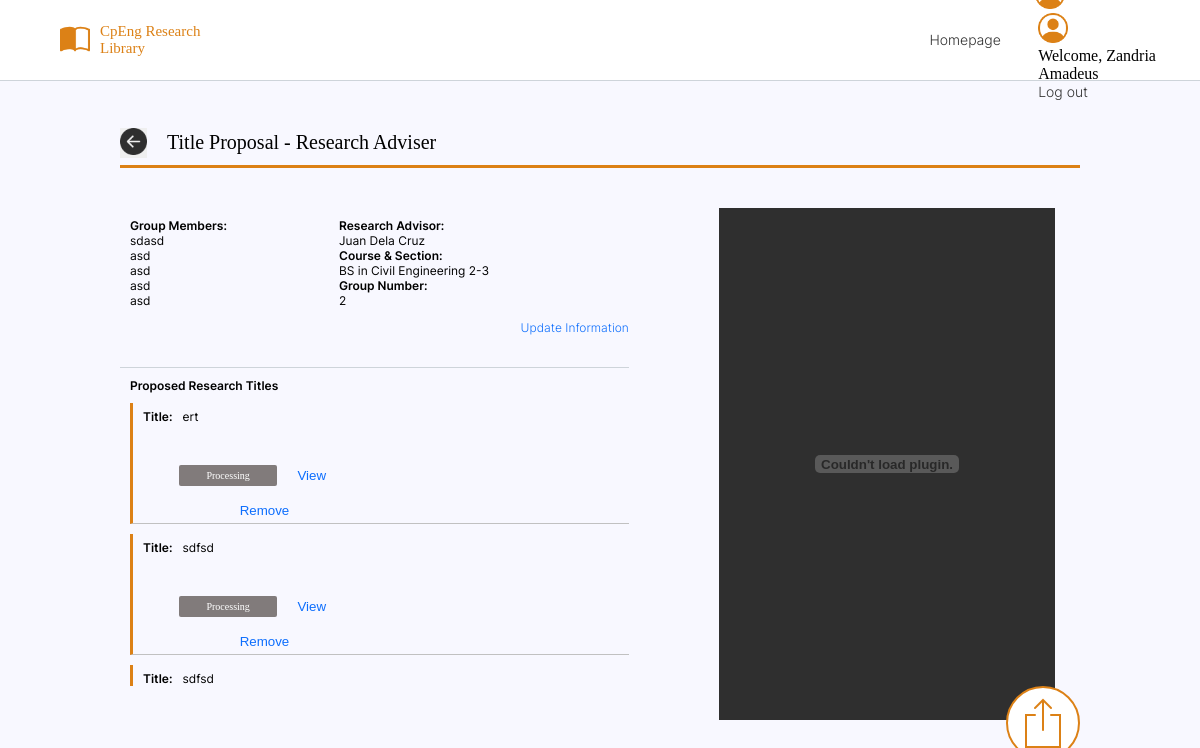
/student_MOR_7.php (signed in), run on the app's committed database.
### tables this page shows
CREATE TABLE `group_members` (
  `id` int(11) NOT NULL,
  `user_id` int(11) NOT NULL,
  `name` varchar(255) NOT NULL,
  `group_number` int(50) NOT NULL,
  `course` int(11) NOT NULL,
  `yearnsection` int(11) NOT NULL
);

CREATE TABLE `thesis_basic_info` (
  `id` int(11) NOT NULL,
  `user_id` int(11) NOT NULL,
  `group_members` int(11) NOT NULL,
  `research_adviser` int(11) NOT NULL,
  `title_proposal_id` int(11) NOT NULL
);

CREATE TABLE `title_proposals` (
  `id` int(11) NOT NULL,
  `title` varchar(255) NOT NULL,
  `filename` varchar(255) NOT NULL,
  `folder_path` varchar(255) NOT NULL,
  `time_stamp` datetime NOT NULL,
  `status` text NOT NULL
);

### php/display.php (called while the page is built, shortened)
<?php
include('../php/db_conn.php');
if (isset($_SESSION['student-id'])) {
    $id = $_SESSION['student-id'];
    $sql1 = "SELECT name FROM group_members WHERE user_id = $id LIMIT 5";
    $result1 = $db_conn->query($sql1);
    $sql2 = "SELECT tb.research_adviser, f.faculty_name
        FROM thesis_basic_info as tb
        INNER JOIN faculty_users as f ON tb.research_adviser = f.id
        WHERE user_id = $id
        LIMIT 1";
    $result2 = $db_conn->query($sql2);
    $sql3 = "SELECT gm.course, gm.yearnsection, c.courses, y.yearnsection
        FROM group_members as gm
        INNER JOIN courses as c ON gm.course = c.id
        INNER JOIN yearnsection as y ON gm.yearnsection = y.id
        WHERE user_id = $id
        LIMIT 1";
    $result3 = $db_conn->query($sql3);
    $sql4 = "SELECT group_number FROM group_members
            WHERE user_id = $id
            LIMIT 1";
    $result4 = $db_conn->query($sql4);
    $sql5 = "SELECT tb.title_proposal_id, t.title, t.filename, t.status
         FROM thesis_basic_info as tb
         INNER JOIN title_proposals as t ON tb.title_proposal_id = t.id
         WHERE user_id = $id";
    $result5 = $db_conn->query($sql5);
}

### html/student_MOR_7.php (the view, shortened to what this page needs)
<?php
include('../php/db_conn.php');
include('../php/display.php');
?>
<!DOCTYPE html>
<html>
<head>
    <link rel="stylesheet" href="../css/main_style.css">
</head>
<body>
    <div class="navbar">
        <img src="../img/book-half.png" id="navbar-cmpe-logo" />
        <p id="navbar-header">CpEng Research Library</p>
        <span><a href="#"> Homepage</a></span>
        <div class="profile">
            <img src="../img/person-circle.png" id="navbar-profile" />
            <div class="profile" onclick="profileDropDown()">
                <img src="../img/person-circle.png" id="navbar-profile" />
                <div class="profile-dropdown-cont" id="profile-dropdown-cont">
                    <div class="profile-dropdown" id="profile-dropdown">
                        <div class="profile-name">
                            <p>Welcome, <?php echo $_SESSION['student-name']; ?>
                        </div>
                        <div class="log-out">
                            <p id="log-out"><a href="../php/logout.php">Log out</a></p>
                        </div>
                    </div>
                </div>
            </div>
        </div>
    </div>
    <div class="content">
        <div class="title-header-content">
            <button onclick="history.back()" class="return-button"><img src="../img/icon-back.png" id="return-button" /></button>
            <p id="title-header"> Title Proposal - Research Adviser </p>
        </div>
        <div class="research-info-container">
            <div class="research-details">
                <div class="research-brief-details-cont">
                    <div class="research-brief-details">
                        <div class="research-brief-details-members">
                            <p class="info-sub-title" id="label1">Group Members: <br></p>
                            <p class="details">
                                <?php
                                if ($result1->num_rows > 0) {
                                    while ($row = $result1->fetch_assoc()) {
                                        echo  $row["name"] .   "<br>";
                                    }
                                } else {
                                    echo "0 results";
                                }
                                ?>
                            </p>
                        </div>
                        <div class="research-brief-details-sub-title">
                            <p class="info-sub-title">Research Advisor:</p>
                            <p class="details">
                                <?php
                                if ($result2->num_rows > 0) {
                                    while ($row = $result2->fetch_assoc()) {
                                        echo  $row["faculty_name"] .   "<br>";
                                    }
                                } else {
                                    echo "0 results";
                                }
                                ?> </p>
                            <p class="info-sub-title">Course & Section:</p>
                            <p class="details">
                                <?php
                                if ($result3->num_rows > 0) {
                                    while ($row = $result3->fetch_assoc()) {
                                        $course = $row['courses'];
                                        $yns =  $row['yearnsection'];
                                        echo "$course $yns <br>";
                                    }
                                } else {
                                    echo "0 results";
                                }
                                ?>
                            </p>
                            <p class="info-sub-title">Group Number:</p>
                            <p class="details">
                                <?php
                                if ($result4->num_rows > 0) {
                                    while ($row = $result4->fetch_assoc()) {
                                        $group = $row['group_number'];
                                        echo "$group <br>";
                                    }
                                } else {
                                    echo "0 results";
                                }
                                ?>
                            </p>
                        </div>
                    </div>
                    <div class="update-info">
                        <a href="#">Update Information</a>
                    </div>
                </div>
                <div class="research-proposes-cont">
                    <p>Proposed Research Titles</p>
                    <?php
                    if ($result5->num_rows > 0) {
                        while ($row = $result5->fetch_assoc()) {
                            $title = $row['title'];
                            $filename = $row['filename'];
                            $status = $row['status'];
                            $pdfPath = "../pdf/" . $filename;
                    ?>
                            <div class="research-title-cont" onclick="PdfPreview('<?php echo $pdfPath; ?>')">
                                <div class="research-title-cont-cont">
                                    <p class="info-sub-title" id="title-label">Title:</p>
                                    <p class="details" id="research-title">
                                        <?php echo $title; ?>
                                    </p>
                                </div>
                                <div class="research-result-cont">
                                    <div class="display-result">
                                        <?php
                                        $col = ($status == "Approved") ? "#198754" : (($status == "Conditional") ? "#DC8116" : (($status == "Rejected") ? "#DC3545" : "#817b7b"));
                                        echo '<p class="display-result-title" id="response-cont" style="background-color:' . $col . '">'
                                            . $status;
                                        ?>
                                    </div>
                                    <button class="view" type="button" name="view-research-title" id="view-research-title" onclick="window.location.href = '../html/student_MOR_8.php';">View</button>
                                    <button class="remove" type="button" id="remove-research-title">Remove</button>
                                </div>
                            </div>
                    <?php
                        }
                    } else {
                        echo "No results found.";
                    }
                    ?>
                </div>
            </div>
            <div class="research-preview">
                <embed src="../pdf/Title-Proposal-Template.pdf#toolbar=0" id="embed-pdf"></embed>
            </div>
            <div class="upload-file" onclick="window.location.href='student_MOR_6.php';">
            </div>
        </div>
    </div>
</body>
</html>

### css/main_style.css (style rules this page uses)
* { margin: 0; padding: 0; transition: cubic-bezier(0.06, 0.34, 0, 0.99); }
:root { --primary: #667080; --secondary: #EEF1F4; --gray-400: #CED4DA; --fulvous-primary: #DC8116; }
body { background-color: #F8F8FF; }
.navbar { height: 10vh; width: 100vw; display: flex; flex-direction: row; justify-content: flex-start; align-items: center; background-color: #ffff; border-bottom: 1px solid var(--gray-400); }
#navbar-cmpe-logo { height: 30px; width: 30px; margin-left: 60px; }
#navbar-header { font-size: 15px; font-family: 'InterExtraBold'; color: var(--fulvous-primary); margin-left: 10px; }
a { font-size: 14px; font-family: 'InterLight'; text-decoration: none; color: #2F2F2F; }
.navbar span { width: 70%; text-align: right; margin-right: 10px; }
.navbar .profile { margin-left: 2%; }
.navbar .profile img { height: 30px; width: 30px; }
.content { height: 80vh; width: 80vw; left: 10vw; top: 15vh; display: flex; flex-wrap: wrap; position: absolute; }
.title-header-content { height: 45px; width: 100%; display: flex; flex-direction: row; align-items: center; border-bottom: 3px solid var(--fulvous-primary); }
#return-button { height: 27px; width: 27px; }
#title-header { font-size: 20px; font-family: 'InterBold'; margin-left: 10px; }
.research-info-container { display: flex; justify-content: space-between; height: 80%; width: 100%; overflow: hidden; }
.research-details { width: 53%; display: flex; flex-wrap: wrap; }
.research-brief-details-cont { display: flex; flex-wrap: wrap; width: 100%; justify-content: flex-end; border-bottom: 0.75px solid var(--gray-400); }
.research-brief-details { display: flex; height: 100px; width: 100%; flex-direction: row; justify-content: space-between; }
.info-sub-title { font-family: 'InterSemiBold'; font-size: 12px; margin-right: 10px; }
.details { font-family: 'InterRegular'; font-size: 12px; top: 5px; }
.research-brief-details-members { width: 37%; margin: 10px; }
.research-brief-details-sub-title { width: 55%; margin: 10px; }
.update-info { display: flex; flex-direction: row-reverse; }
.update-info a { font-family: 'InterLight'; font-size: 12px; color: #0D6EFD; margin-bottom: 20px; }
.research-preview { width: 35%; height: 100%; display: flex; background-color: #2F2F2F; background-size: contain; background-repeat: no-repeat; background-position: center; margin-right: 25px; }
embed { height: 100%; width:100%; border: none; }
.research-proposes-cont { font-family: 'InterSemiBold'; font-size: 12px; margin: 10px; margin-right: 0px; overflow: scroll; height: 60%; width: 100%; }
.research-title-cont { margin-top: 10px; margin-bottom: 10px; display: flex; flex-wrap: wrap; border-left: 3px solid var(--fulvous-primary); padding-left: 10px; border-bottom: 0.5px solid #c1c1c1; height: 15vh; justify-content: space-evenly; flex-direction: column; }
.research-title-cont-cont { display: flex; width: 100%; height: 45%; overflow: hidden; }
.display-result-title { margin: 7px 3px 0 0; width: 95%; height: 35%; display: flex; flex-wrap: wrap; align-content: center; justify-content: center; align-items: center; border-radius: 2px; padding: 4px; color: #ffff; font-family: 'InterBold'; font-size: 10px; }
.research-result-cont { display: flex; flex-wrap: wrap; align-content: center; width: 50%; height: 40%; justify-content: center; }
.display-result { width: 39%; }
#research-title { height: 45%; white-space: nowrap; overflow: hidden; text-overflow: ellipsis; text-align: justify; margin: 0 5px 0 0; width: calc(100% -5px); }
.view , .remove { border: none; margin: 10px; color: #0D6EFD; cursor: pointer; background-color: transparent; width: 23%; }
.upload-file { z-index: auto; position: absolute; bottom: 0; right: 0; background-color: white; height: 70px; width: 70px; border-radius: 50%; border: 2px solid var(--fulvous-primary); cursor: pointer; background-image: url(../img/icons8-upload-button-50.png); background-repeat: no-repeat; background-position: center; }
.return-button { border: none; margin-right: 10px; cursor: pointer; }

### data on the page
group_members: name "sdasd"
group_members: name "asd"
group_members: name "asd"
group_members: name "asd"
group_members: name "asd"
thesis_basic_info: title_proposal.title "ert", title_proposal.status "Processing"
thesis_basic_info: title_proposal.title "sdfsd", title_proposal.status "Processing"
thesis_basic_info: title_proposal.title "sdfsd"

### other printed values
$_SESSION['student-name'] "Zandria Amadeus"
$row["faculty_name"] "Juan Dela Cruz"
$course "BS in Civil Engineering"
$yns "2-3"
$group "2"
